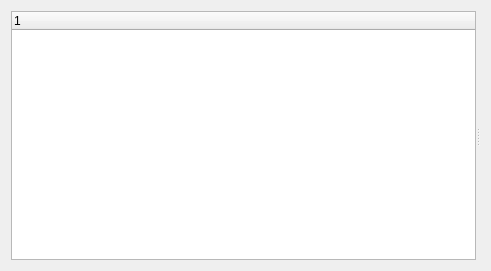
<?xml version="1.0" encoding="UTF-8"?>
<ui version="4.0">
 <class>Ui_Widget_Compra_Base</class>
 <widget class="QWidget" name="Ui_Widget_Compra_Base">
  <property name="geometry">
   <rect>
    <x>0</x>
    <y>0</y>
    <width>491</width>
    <height>271</height>
   </rect>
  </property>
  <property name="windowTitle">
   <string>Form</string>
  </property>
  <layout class="QGridLayout" name="gridLayout_2">
   <item row="0" column="0">
    <widget class="QSplitter" name="splitter">
     <property name="orientation">
      <enum>Qt::Horizontal</enum>
     </property>
     <widget class="QTreeWidget" name="treeWidget">
      <column>
       <property name="text">
        <string notr="true">1</string>
       </property>
      </column>
     </widget>
     <widget class="QWidget" name="gridLayoutWidget">
      <layout class="QGridLayout" name="gridLayout_derecha"/>
     </widget>
    </widget>
   </item>
  </layout>
 </widget>
 <resources/>
 <connections/>
</ui>
